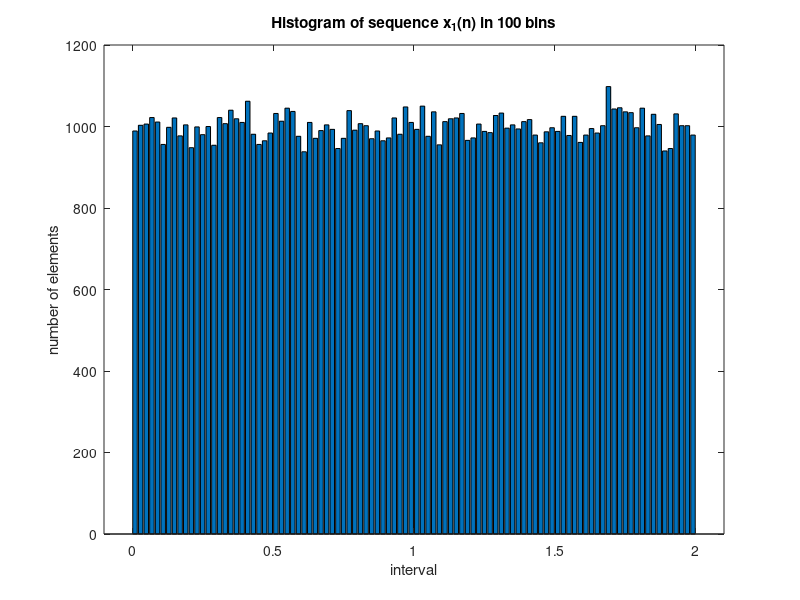

The MATLAB source for this figure:
% P2.2.1: x1(n) = uniform[0,2]
clc;

n1 = [0:100000-1]; 
x1 = 2*rand(1,100000);
[h1,x1out] = hist(x1,100); 
bar(x1out, h1);
axis([-0.1 2.1 0 1200]);
xlabel('interval');
ylabel('number of elements');
title('Histogram of sequence x_1(n) in 100 bins');